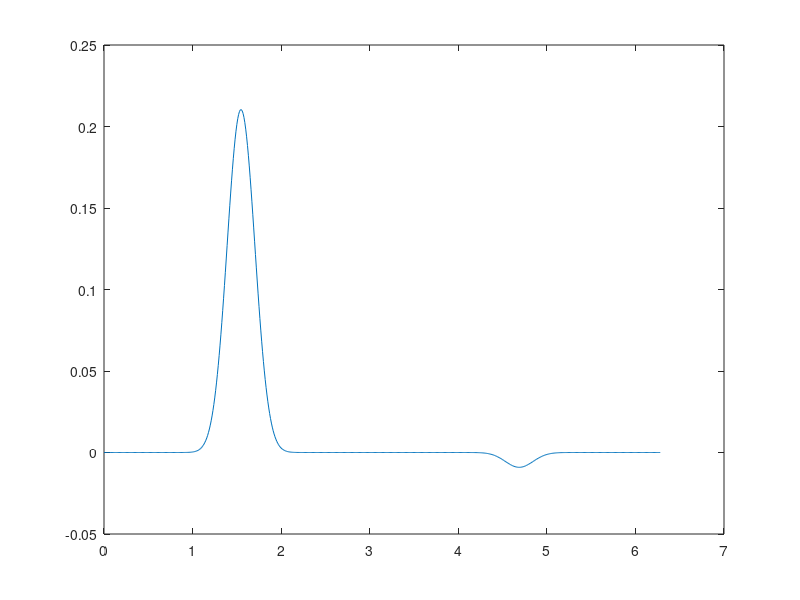

Write the MATLAB code that produced this figure. (Note: this script raises an error after producing the figure.)
clc; clear; close all;

m = 20;
a = -1;
x = 0:0.01:2*pi;

f = exp(a.*x).*sin(x).^(2*m + 1);

figure;
plot(x,f);

tic
numerical_integral = trapz(x,f)
toc

tic
analytic_integral = AnalyticGR2P662P4FixedBounds(a, m)
toc

tic
analytic_integral = VectorizedAnalyticGR2P662P4FixedBounds(a, m)
toc
